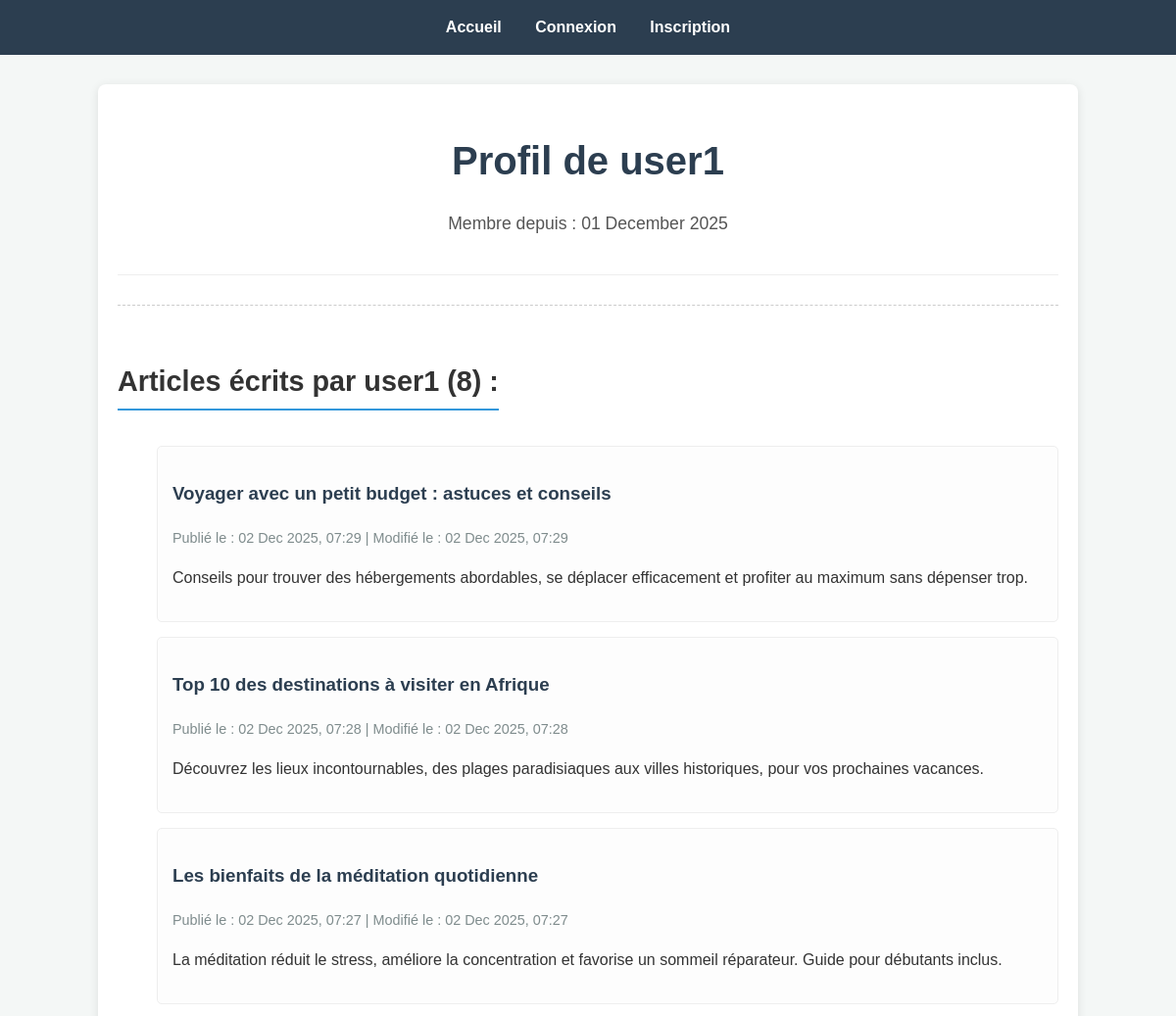
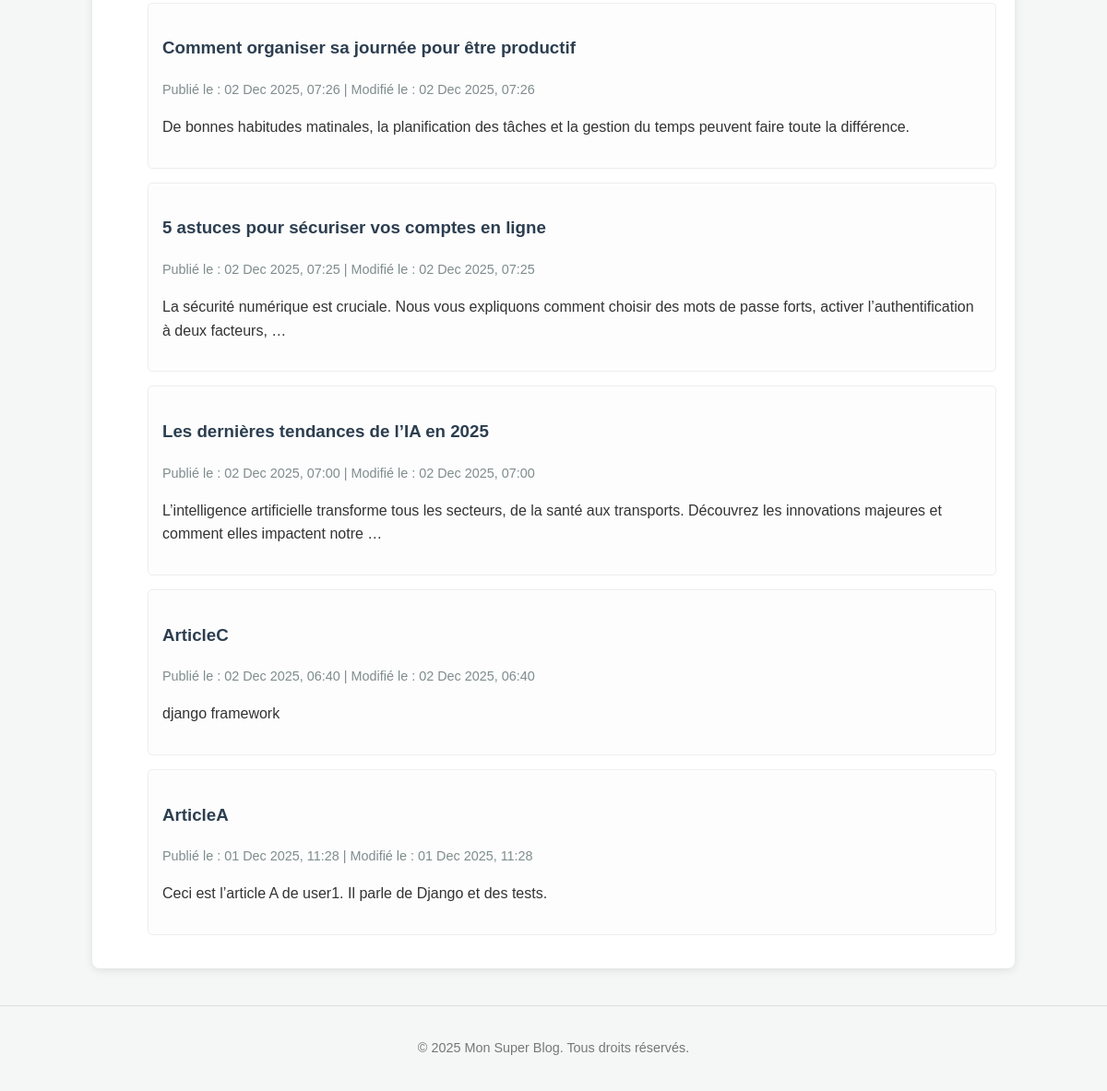
Page /profil/user1/ on the committed database (2 pictures, top to bottom).
### blogapp/models.py (models this page shows)
class Article(models.Model):
   titre = models.CharField(max_length=200)
   contenu = models.TextField()
   auteur = models.ForeignKey(
                    User,
                    on_delete=models.CASCADE,
                    related_name='articles_ecrits')
   date_creation = models.DateTimeField(auto_now_add=True) # Se met à jour automatiquement à la création
   date_mise_a_jour = models.DateTimeField(auto_now=True)   # Se met à jour automatiquement à chaque modification

### blogapp/views.py (the view)
# urls.py: path('profil/<str:username>/', views.profil_utilisateur_view, name='profil_utilisateur'),
def profil_utilisateur_view(request, username):
  utilisateur_profil = get_object_or_404(User, username=username)
  articles_utilisateur = Article.objects.filter(auteur=utilisateur_profil).order_by('-date_creation')
  context = {
     'utilisateur_profil': utilisateur_profil,
     'articles_utilisateur': articles_utilisateur,
  }
  return render(request, 'blogapp/profil_utilisateur.html', context)

### templates/blogapp/profil_utilisateur.html (shortened to what this page needs)
{% extends "base.html" %}
{% block content %}
   <div class="profil-header">
       <h1>Profil de {{ utilisateur_profil.username }}</h1>
       <p>Membre depuis : {{ utilisateur_profil.date_joined|date:"d F Y" }}</p>
   </div>
   <hr class="profil-separator">
   <div class="profil-articles">
       <h2>Articles écrits par {{ utilisateur_profil.username }} ({{ articles_utilisateur.count }}) :</h2>
       {% if articles_utilisateur %}
           <ul class="article-list">
               {% for article_item in articles_utilisateur %}
                   <li>
                       <h3><a href="{% url 'blogapp:detail_article' pk=article_item.pk %}">{{ article_item.titre }}</a></h3>
                       <p class="article-meta">
                           Publié le : {{ article_item.date_creation|date:"d M Y, H:i" }}
                           {% if article_item.date_creation != article_item.date_mise_a_jour %}
                               | Modifié le : {{ article_item.date_mise_a_jour|date:"d M Y, H:i" }}
                           {% endif %}
                       </p>
                       <p>{{ article_item.contenu|truncatewords:20 }}</p>
                   </li>
               {% endfor %}
           </ul>
       {% else %}
           <p>{{ utilisateur_profil.username }} n'a pas encore écrit d'articles.</p>
       {% endif %}
   </div>
{% endblock %}

### templates/base.html (shortened to what this page needs)
{% load static %}
<!DOCTYPE html>
<html lang="fr">
<head>
    <link rel="stylesheet" href="{% static 'blogapp/style.css' %}">
</head>
<body>
  <nav>
       <a href="{% url 'blogapp:accueil' %}">Accueil</a>
       {% if user.is_authenticated %}
           <span class="user-greeting">Bonjour, <a href="{% url 'blogapp:profil_utilisateur' username=user.username %}">{{ user.username }}</a>!</span>
           <a href="{% url 'blogapp:creer_article' %}">Nouvel Article</a>
           <a href="{% url 'blogapp:deconnexion' %}">Déconnexion</a>
       {% else %}
           <a href="{% url 'blogapp:connexion' %}">Connexion</a>
           <a href="{% url 'blogapp:inscription' %}">Inscription</a>
       {% endif %}
   </nav>
    <div class="container">
        {% block content %}
        {% endblock %}
    </div>
    <footer>
        <p>&copy; {% now "Y" %} Mon Super Blog. Tous droits réservés.</p>
    </footer>
</body>
</html>

### blogapp/static/blogapp/style.css (style rules this page uses)
body { font-family: Arial, Helvetica, sans-serif; margin: 0; padding: 0; background-color: #f4f7f6; color: #333; line-height: 1.6; }
.container { width: 80%; max-width: 960px; margin: 20px auto; padding: 20px; background-color: #fff; border-radius: 8px; box-shadow: 0 2px 10px rgba(0, 0, 0, 0.1); }
h1, h2, h3 { color: #2c3e50; }
h1 { text-align: center; margin-bottom: 30px; }
a { color: #3498db; text-decoration: none; }
nav { background-color: #2c3e50; color: #fff; padding: 15px 0; text-align: center; margin-bottom: 30px; }
nav a { color: #fff; margin: 0 15px; font-weight: bold; }
.article-list li { list-style-type: none; padding: 15px; margin-bottom: 15px; background-color: #fdfdfd; border: 1px solid #eee; border-radius: 5px; }
.article-list h3 a { color: #2c3e50; }
.article-meta { font-size: 0.9em; color: #7f8c8d; margin-bottom: 10px; }
footer { text-align: center; margin-top: 40px; padding: 20px 0; border-top: 1px solid #ddd; font-size: 0.9em; color: #777; }
.profil-header { text-align: center; margin-bottom: 30px; padding-bottom: 20px; border-bottom: 1px solid #eee; }
.profil-header h1 { margin-bottom: 10px; font-size: 2.5em; }
.profil-header p { font-size: 1.1em; color: #555; }
.profil-separator { margin-top: 20px; margin-bottom: 30px; border: 0; border-top: 1px dashed #ccc; }
.profil-articles h2 { font-size: 1.8em; margin-bottom: 20px; color: #333; border-bottom: 2px solid #3498db; padding-bottom: 5px; display: inline-block; }

### rows in the picture
Article: titre "Voyager avec un petit budget : astuces et conseils", date_creation "02 Dec 2025, 07:29", date_mise_a_jour "02 Dec 2025, 07:29", contenu "Conseils pour trouver des hébergements abordables, se déplacer efficacement et profiter au maximum sans dépenser trop."
Article: titre "Top 10 des destinations à visiter en Afrique", date_creation "02 Dec 2025, 07:28", date_mise_a_jour "02 Dec 2025, 07:28", contenu "Découvrez les lieux incontournables, des plages paradisiaques aux villes historiques, pour vos prochaines vacances."
Article: titre "Les bienfaits de la méditation quotidienne", date_creation "02 Dec 2025, 07:27", date_mise_a_jour "02 Dec 2025, 07:27", contenu "La méditation réduit le stress, améliore la concentration et favorise un sommeil réparateur. Guide pour débutants inclus."
Article: titre "Comment organiser sa journée pour être productif", date_creation "02 Dec 2025, 07:26", date_mise_a_jour "02 Dec 2025, 07:26", contenu "De bonnes habitudes matinales, la planification des tâches et la gestion du temps peuvent faire toute la différence."
Article: titre "5 astuces pour sécuriser vos comptes en ligne", date_creation "02 Dec 2025, 07:25", date_mise_a_jour "02 Dec 2025, 07:25", contenu "La sécurité numérique est cruciale. Nous vous expliquons comment choisir des mots de passe forts, activer l’authentification à deux facteurs, …"
Article: titre "Les dernières tendances de l’IA en 2025", date_creation "02 Dec 2025, 07:00", date_mise_a_jour "02 Dec 2025, 07:00", contenu "L’intelligence artificielle transforme tous les secteurs, de la santé aux transports. Découvrez les innovations majeures et comment elles impactent notre …"
Article: titre "ArticleC", date_creation "02 Dec 2025, 06:40", date_mise_a_jour "02 Dec 2025, 06:40", contenu "django framework"
Article: titre "ArticleA", date_creation "01 Dec 2025, 11:28", date_mise_a_jour "01 Dec 2025, 11:28", contenu "Ceci est l’article A de user1. Il parle de Django et des tests."

### other values in the picture
{{ utilisateur_profil.username }} "user1"
{{ utilisateur_profil.date_joined|date:"d F Y" }} "01 December 2025"
{{ articles_utilisateur.count }} "8"
